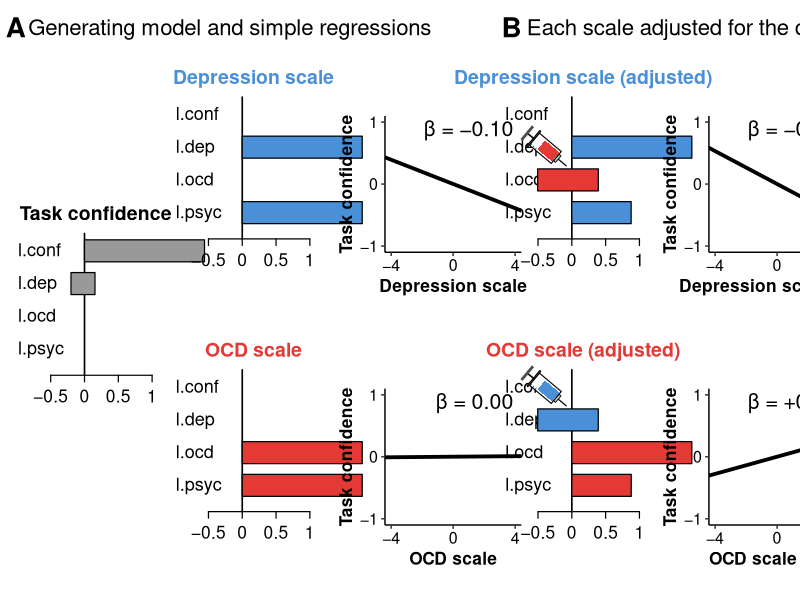
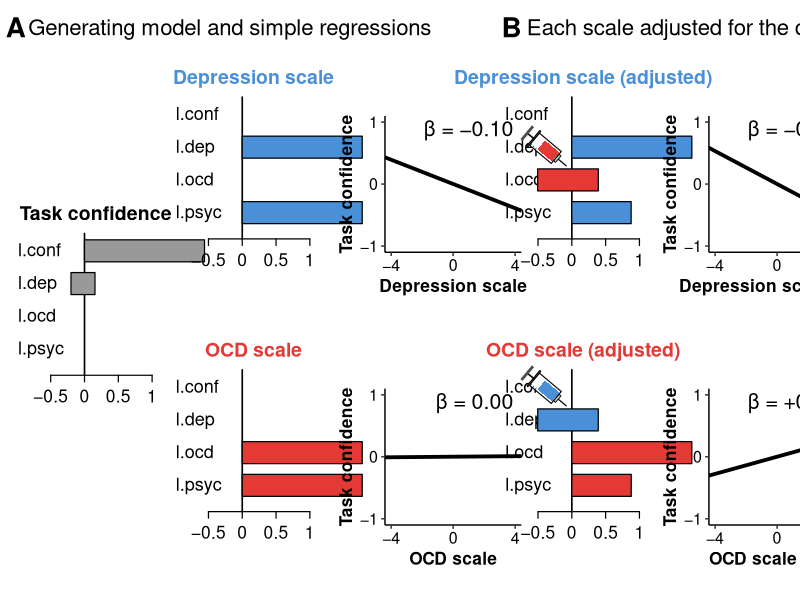

R code for these plots, in order:
# Requires ggplot2 >= 3.4.0 (uses the `linewidth` argument).
library(ggplot2)
library(grid)

# ---------------------------------------------------------------------------
# Figure 1: how partialing injects content into the adjusted scale.
# All numbers in the figure are computed from the simulation below.
# ---------------------------------------------------------------------------

show_syringe <- TRUE        # set to FALSE to remove the syringes in the adjusted panels
out_stub     <- "figure_1"

# ---- Simulation ------------------------------------------------------------
set.seed(3)
n <- 100000
dep_effect <- -0.2          # effect of the depression latent on observed task confidence

# latents 
pp         <- rnorm(n)      # shared psychopathology latent
depression <- rnorm(n)      # latent depression 
OC         <- rnorm(n)      # latent OCD 
confidence <- rnorm(n)      # latent confidence 
# observed variables 
observed_confidence <- confidence + dep_effect * depression
OCD_scale <- pp + OC
dep_scale   <- pp + depression

# ---- Stats reported in text (toy model paragraph) --------------------------
b_dep_simple   <- coef(lm(observed_confidence ~ dep_scale))[2]
b_ocd_simple   <- coef(lm(observed_confidence ~ OCD_scale))[2]

fit_multiple   <- lm(observed_confidence ~ dep_scale + OCD_scale)
b_dep_multiple <- coef(fit_multiple)["dep_scale"]
b_ocd_multiple <- coef(fit_multiple)["OCD_scale"]

cat("\n--- Stats reported in the text ---\n")
cat(sprintf("Simple:   confidence ~ depression scale   beta = %.2f\n", b_dep_simple))
cat(sprintf("Simple:   confidence ~ OCD scale          beta = %.2f\n", b_ocd_simple))
cat(sprintf("Multiple: depression scale (with OCD)     beta = %.2f\n", b_dep_multiple))
cat(sprintf("Multiple: OCD scale (with depression)     beta = %.2f\n", b_ocd_multiple))

# ---- Quantities used in the figure -----------------------------------------
beta_dep_on_ocd <- coef(lm(dep_scale ~ OCD_scale))[2]
beta_ocd_on_dep <- coef(lm(OCD_scale ~ dep_scale))[2]

dep_scale_resid   <- dep_scale   - beta_dep_on_ocd * OCD_scale
OCD_scale_resid <- OCD_scale - beta_ocd_on_dep * dep_scale
beta_conf_on_dep_adj <- coef(lm(observed_confidence ~ dep_scale_resid))[2]
beta_conf_on_ocd_adj <- coef(lm(observed_confidence ~ OCD_scale_resid))[2]

# Bar lengths for panel B: how much each adjusted scale loads on each latent variable.
# Each scale is a sum of latents:  dep_scale = l.psyc + l.dep,  OCD_scale = l.psyc + l.ocd.
# Adjusting subtracts a multiple (beta) of the other scale, so the adjusted scale becomes, e.g.:
#   dep_scale_resid = (l.psyc + l.dep) - beta * (l.psyc + l.ocd)
#                   = 1 * l.dep  -  beta * l.ocd  +  (1 - beta) * l.psyc
# That gives the weights below (beta is estimated from the data, ~0.5):
#   l.conf:  0          (confidence is in neither scale)
#   l.dep:   1          (the scale's own latent is unchanged)
#   l.ocd:   -beta      (injected: the other scale's unique latent enters with a negative weight)
#   l.psyc:  1 - beta   (the shared latent is reduced, not removed)
# Order of each vector: l.conf, l.dep, l.ocd, l.psyc. The OCD scale is the mirror image.
w_dep_adj <- c(0, 1, -beta_dep_on_ocd, 1 - beta_dep_on_ocd)
w_ocd_adj <- c(0, -beta_ocd_on_dep, 1, 1 - beta_ocd_on_dep)

cat("\n--- Values shown in Figure 1 (from the simulation) ---\n")
cat(sprintf("Simple:   confidence ~ depression  beta = %+.3f\n", b_dep_simple))
cat(sprintf("Simple:   confidence ~ OCD         beta = %+.3f\n", b_ocd_simple))
cat(sprintf("Adjusted: confidence ~ depression  beta = %+.3f\n", beta_conf_on_dep_adj))
cat(sprintf("Adjusted: confidence ~ OCD         beta = %+.3f\n", beta_conf_on_ocd_adj))
cat("Adjusted depression weights (conf, dep, ocd, psyc):", round(w_dep_adj, 3), "\n")
cat("Adjusted OCD weights        (conf, dep, ocd, psyc):", round(w_ocd_adj, 3), "\n\n")

# ---- Style -----------------------------------------------------------------
blue <- "#4A90D9"; red <- "#E53935"
fill_of <- function(f) switch(f, blue = blue, red = red, gray = "grey60", NA)

W <- 14.2; H <- 5.5             # figure size in inches; all coordinates below are in inches
lat_labels <- c("l.conf", "l.dep", "l.ocd", "l.psyc")
row_h  <- 0.30                  # vertical pitch of one bar row
bar_h  <- 0.22                  # height of a bar
unit_w <- 1.20                  # bar length for a weight of 1 (inches)
ax_off <- 1.30                  # distance from the left edge of a panel to its zero line

IN <- function(v) unit(v, "native")   # root viewport uses inches as native units

# ---- Bars ------------------------------------------------------------------
draw_syringe <- function(tip_x, tip_y, angle, len = 0.52, liquid = blue) {
  # vector syringe; needle tip at (tip_x, tip_y) in inches, tail extends along `angle`
  pushViewport(viewport(x = IN(tip_x), y = IN(tip_y), width = unit(len, "in"), height = unit(0.2, "in"),
                        just = c("left", "center"), angle = angle))
  grid.segments(0, 0.5, 0.20, 0.5, gp = gpar(lwd = 1.2))
  grid.rect(0.20, 0.5, 0.05, 0.42, just = "left", gp = gpar(fill = "grey85", lwd = 0.9))
  grid.rect(0.25, 0.5, 0.55, 0.78, just = "left", gp = gpar(fill = "white", lwd = 1.1))
  grid.rect(0.265, 0.5, 0.36, 0.58, just = "left", gp = gpar(fill = liquid, col = NA))
  for (tx in c(0.66, 0.72, 0.78)) grid.segments(tx, 0.89, tx, 0.78, gp = gpar(lwd = 0.6))
  grid.rect(0.80, 0.5, 0.025, 1.0, just = "left", gp = gpar(fill = "white", lwd = 1.1))
  grid.segments(0.825, 0.5, 0.96, 0.5, gp = gpar(lwd = 1.5))
  grid.rect(0.96, 0.5, 0.035, 0.85, just = "left", gp = gpar(fill = "grey30", col = "grey30"))
  popViewport()
}

# x0: left edge of the panel; ybot: y of the bottom axis line
draw_bars <- function(x0, ybot, title, title_col, vals, fills,
                      syringe_row = NULL, syringe_col = blue, syringe_angle = 140) {
  axx  <- x0 + ax_off
  yrow <- ybot + 0.10                      # bottom of the first (lowest) row
  ytop <- yrow + 4 * row_h
  xl <- axx - 0.5 * unit_w                 # position of -0.5
  xr <- axx + unit_w                       # position of 1
  
  # zero line and bottom scale (-0.5, 0, 0.5, 1)
  grid.segments(IN(axx), IN(ybot), IN(axx), IN(ytop), gp = gpar(lwd = 1.6))
  tick_x <- axx + c(-0.5, 0, 0.5, 1) * unit_w
  grid.segments(IN(xl), IN(ybot), IN(xr), IN(ybot), gp = gpar(lwd = 1.2))
  grid.segments(IN(tick_x), IN(ybot), IN(tick_x), IN(ybot - 0.06), gp = gpar(lwd = 1.2))
  grid.text(c("\u22120.5", "0", "0.5", "1"), x = IN(tick_x), y = IN(ybot - 0.19),
            gp = gpar(fontsize = 12.5))
  
  # latent names, outside the scale on the left
  ym_all <- ytop - (1:4 - 0.5) * row_h
  # left-aligned in one column (the longest label ends 0.15 in before the -0.5 tick)
  lab_w <- max(convertWidth(grobWidth(textGrob(lat_labels, gp = gpar(fontsize = 13))), "in", valueOnly = TRUE))
  grid.text(lat_labels, x = IN(xl - 0.15 - lab_w), y = IN(ym_all), just = "left", gp = gpar(fontsize = 13))
  
  # bars
  for (i in 1:4) {
    v <- vals[i]; f <- fills[i]
    if (is.na(f) || abs(v) < 1e-9) next
    yb <- ym_all[i] - bar_h / 2
    bw <- abs(v) * unit_w
    bx <- if (v >= 0) axx else axx - bw
    grid.rect(x = IN(bx), y = IN(yb), width = unit(bw, "in"), height = unit(bar_h, "in"),
              just = c("left", "bottom"), gp = gpar(fill = fill_of(f), col = NA))
    grid.rect(x = IN(bx), y = IN(yb), width = unit(bw, "in"), height = unit(bar_h, "in"),
              just = c("left", "bottom"), gp = gpar(fill = NA, col = "black", lwd = 1.2))
  }
  
  grid.text(title, x = IN(axx + 0.2), y = IN(ytop + 0.12), just = c("center", "bottom"),
            gp = gpar(fontsize = 14, fontface = "bold", col = title_col))
  
  if (!is.null(syringe_row)) {   # needle tip rests on the top edge of the injected bar
    tip_y <- ym_all[syringe_row] + bar_h / 2 + 0.01
    draw_syringe(tip_x = axx - 0.10, tip_y = tip_y, angle = syringe_angle, liquid = syringe_col)
  }
}

# ---- Scatter panels (regression line; beta in the top right) ---------------
fmt_beta <- function(b) {
  r <- round(b, 2)
  if (r == 0) "\u03b2 = 0.00"
  else if (r > 0) sprintf("\u03b2 = +%.2f", r)
  else sprintf("\u03b2 = \u2212%.2f", abs(r))
}

make_scatter <- function(x, y, beta_val, xlab_text, ylab_text) {
  df <- data.frame(x = x, y = y)
  ggplot(df, aes(x, y)) +
    geom_smooth(method = "lm", formula = y ~ x, se = FALSE, colour = "black", fullrange = TRUE, linewidth = 1.3) +
    annotate("text", x = 3.9, y = 0.9, label = fmt_beta(beta_val), hjust = 1, size = 5.4) +
    coord_cartesian(xlim = c(-4, 4), ylim = c(-1, 1)) +
    scale_x_continuous(breaks = c(-4, 0, 4), labels = c("\u22124", "0", "4")) +
    scale_y_continuous(breaks = c(-1, 0, 1), labels = c("\u22121", "0", "1")) +
    theme_classic() +
    theme(aspect.ratio = 1,
          axis.title = element_text(size = 12.5, face = "bold"),
          axis.text = element_text(size = 11.5, colour = "black"),
          plot.margin = margin(t = 6, r = 8, b = 6, l = 5),
          plot.background = element_rect(fill = NA, colour = NA),
          panel.background = element_rect(fill = NA, colour = NA)) +
    labs(x = xlab_text, y = ylab_text)
}

draw_gg <- function(p, x0, y0, x1, y1) {
  pushViewport(viewport(x = IN(x0), y = IN(y0), width = unit(x1 - x0, "in"), height = unit(y1 - y0, "in"),
                        just = c("left", "bottom")))
  grid.draw(ggplotGrob(p))
  popViewport()
}

# ---- Assemble the figure ---------------------------------------------------
draw_figure <- function() {
  grid.newpage()
  pushViewport(viewport(xscale = c(0, W), yscale = c(0, H)))
  
  hy <- H - 0.25
  grid.text("A", x = IN(0.10), y = IN(hy), just = "left", gp = gpar(fontsize = 20, fontface = "bold"))
  grid.text("Generating model and simple regressions", x = IN(0.50), y = IN(hy), just = "left",
            gp = gpar(fontsize = 16))
  grid.text("B", x = IN(8.90), y = IN(hy), just = "left", gp = gpar(fontsize = 20, fontface = "bold"))
  grid.text("Each scale adjusted for the other", x = IN(9.35), y = IN(hy), just = "left",
            gp = gpar(fontsize = 16))
  
  # rows: scatter panels span [yb, yb + rh]; the bar blocks' bottom axes sit at bb
  rh  <- 2.1
  yb2 <- 0.15; yb1 <- yb2 + rh + 0.40
  bb1 <- yb1 + 0.66; bb2 <- yb2 + 0.66
  bbm <- (bb1 + bb2) / 2          # Task confidence panel centred between the two rows
  
  # Panel A
  draw_bars(0.20, bbm, "Task confidence", "black",
            c(1, dep_effect, 0, 0), c("gray", "gray", NA, NA))
  draw_bars(3.00, bb1, "Depression scale", blue, c(0, 1, 0, 1), c(NA, "blue", NA, "blue"))
  draw_bars(3.00, bb2, "OCD scale", red, c(0, 0, 1, 1), c(NA, NA, "red", "red"))
  draw_gg(make_scatter(dep_scale,   observed_confidence, b_dep_simple, "Depression scale", "Task confidence"),
          5.90, yb1, 7.90, yb1 + rh)
  draw_gg(make_scatter(OCD_scale, observed_confidence, b_ocd_simple, "OCD scale", "Task confidence"),
          5.90, yb2, 7.90, yb2 + rh)
  
  # Panel B
  draw_bars(8.85, bb1, "Depression scale (adjusted)", blue, w_dep_adj, c(NA, "blue", "red", "blue"),
            syringe_row = if (show_syringe) 3 else NULL, syringe_col = red)
  draw_bars(8.85, bb2, "OCD scale (adjusted)", red, w_ocd_adj, c(NA, "blue", "red", "red"),
            syringe_row = if (show_syringe) 2 else NULL, syringe_col = blue)
  draw_gg(make_scatter(dep_scale_resid,   observed_confidence, beta_conf_on_dep_adj, "Depression scale (adj.)", "Task confidence"),
          11.65, yb1, 13.65, yb1 + rh)
  draw_gg(make_scatter(OCD_scale_resid, observed_confidence, beta_conf_on_ocd_adj, "OCD scale (adj.)", "Task confidence"),
          11.65, yb2, 13.65, yb2 + rh)
  popViewport()
}

#save figure png and cairo pdf 
png(paste0(out_stub, ".png"), width = W, height = H, units = "in", res = 300, type = "cairo", bg = "white")
draw_figure(); invisible(dev.off())
cairo_pdf(paste0(out_stub, ".pdf"), width = W, height = H)
draw_figure(); invisible(dev.off())
